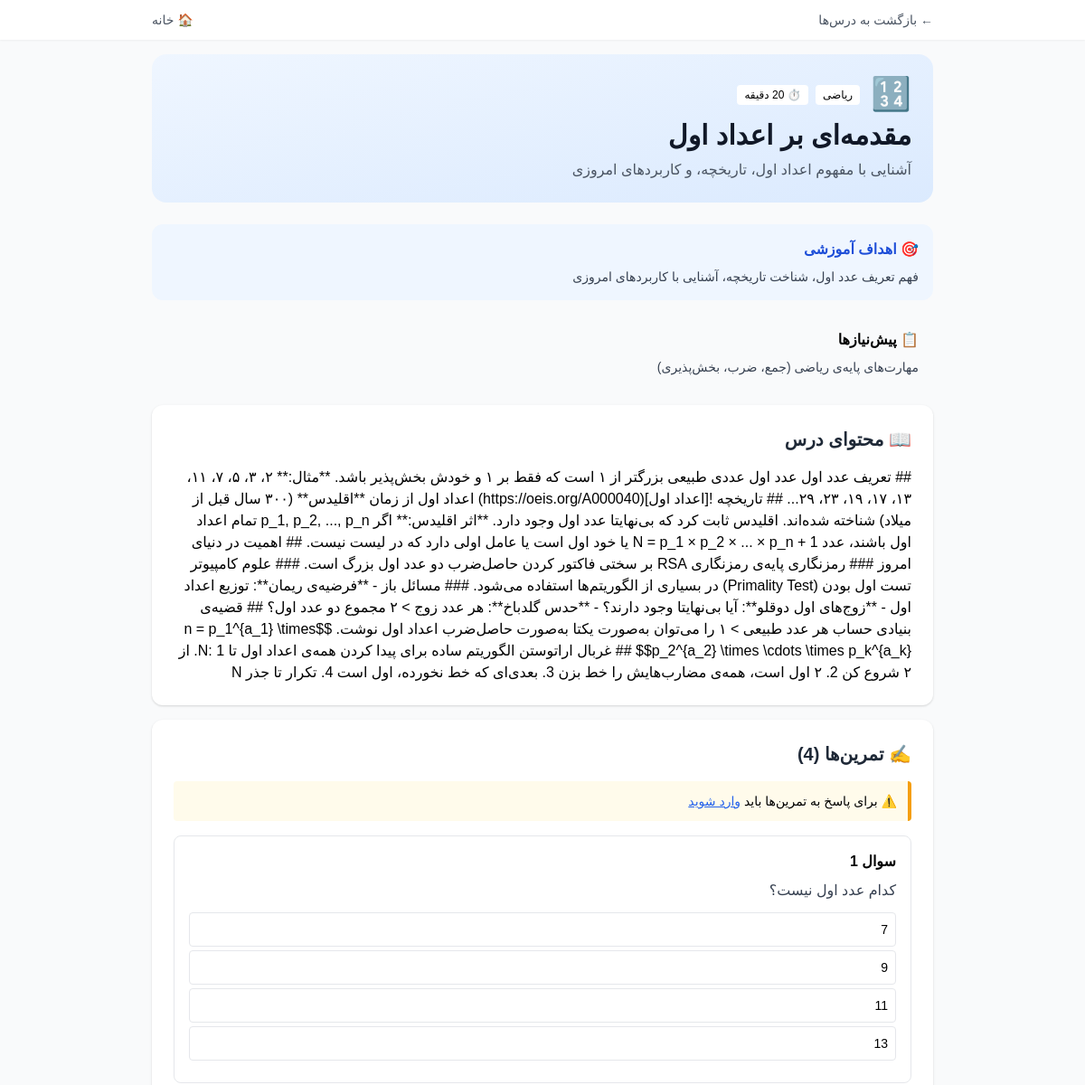
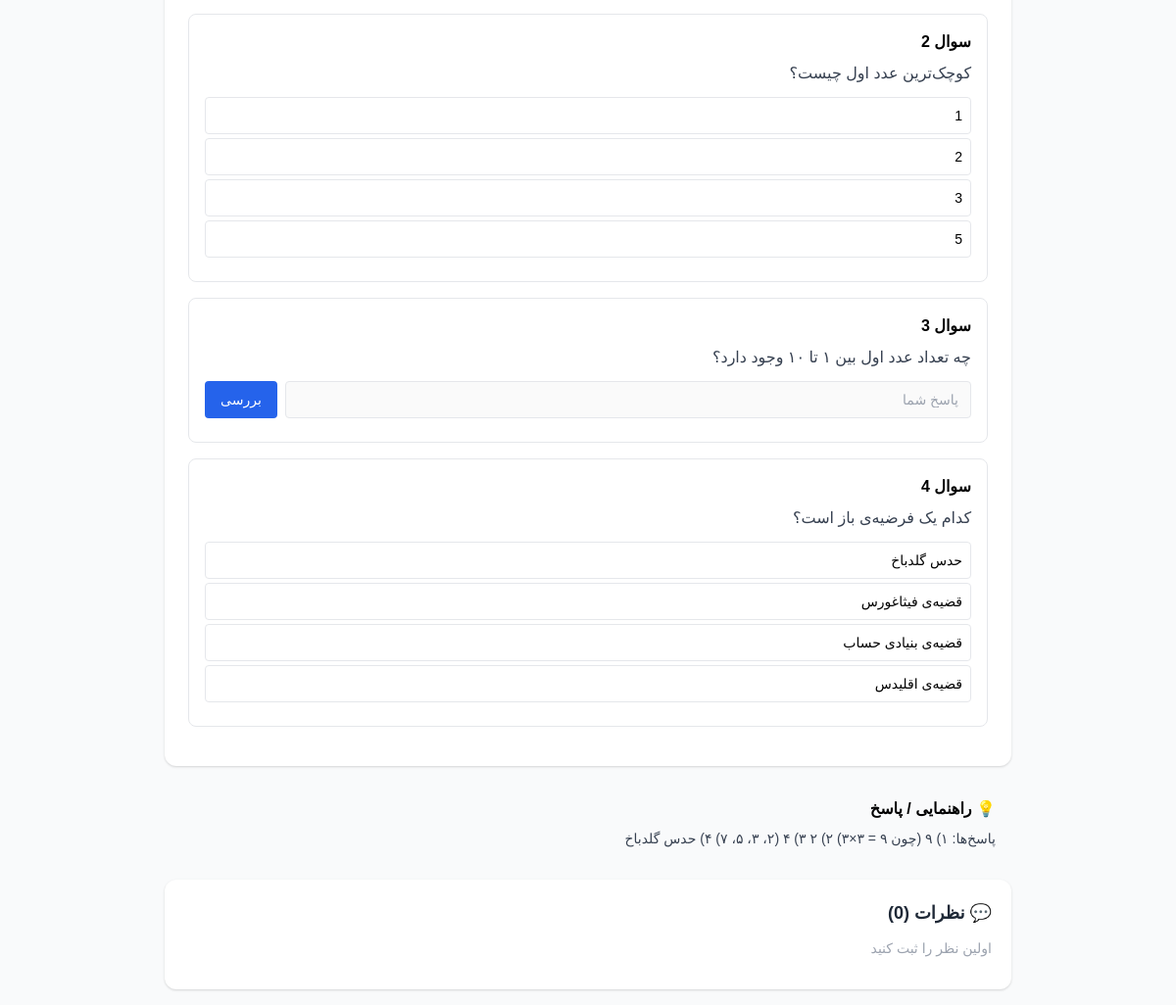
Page /lesson.php?slug=intro-to-primes on the committed database (2 pictures, top to bottom).
### tables this page shows
CREATE TABLE IF NOT EXISTS lessons (
    id INT AUTO_INCREMENT PRIMARY KEY,
    title VARCHAR(500) NOT NULL,
    slug VARCHAR(255) UNIQUE NOT NULL,
    description TEXT,
    content LONGTEXT NOT NULL,
    category ENUM('math','science','medical','pharmacy','physics','computer','general') DEFAULT 'math',
    difficulty ENUM('beginner','intermediate','advanced','expert') DEFAULT 'beginner',
    duration_minutes INT DEFAULT 30,
    prerequisites TEXT,
    learning_objectives TEXT,
    exercises LONGTEXT,
    solution_text LONGTEXT,
    video_url VARCHAR(500),
    is_interactive TINYINT DEFAULT 0,
    interactive_payload LONGTEXT,
    is_published TINYINT DEFAULT 0,
    sort_order INT DEFAULT 0,
    views INT DEFAULT 0,
    completions INT DEFAULT 0,
    rating_avg FLOAT DEFAULT 0,
    rating_count INT DEFAULT 0,
    author_id INT,
    created_at TIMESTAMP DEFAULT CURRENT_TIMESTAMP,
    updated_at TIMESTAMP DEFAULT CURRENT_TIMESTAMP ON UPDATE CURRENT_TIMESTAMP,
    FOREIGN KEY (author_id) REFERENCES users(id) ON DELETE SET NULL
);

### functions.php (called while the page is built, shortened)
<?php
function sanitize($input) {
    return htmlspecialchars(trim($input ?? ''), ENT_QUOTES, 'UTF-8');
}
function sanitize_html($html, $allowed = '<p><br><b><i><strong><em><a><ul><ol><li><code><pre><h2><h3><h4><img><blockquote><span><div><table><tr><td><th><math><mi><mo><mn><msup><msub><mfrac>') {
    $html = preg_replace('/\bon\w+\s*=\s*["\'][^"\']*["\']/i', '', $html);
    $html = preg_replace('/javascript:/i', '', $html);
    $html = preg_replace('/<script\b[^<]*(?:(?!<\/script>)<[^<]*)*<\/script>/i', '', $html);
    $html = preg_replace('/<iframe\b[^<]*(?:(?!<\/iframe>)<[^<]*)*<\/iframe>/i', '', $html);
    return strip_tags($html, $allowed);
}
function is_logged_in() {
    return isset($_SESSION['user_id']);
}
function current_user() {
    if (!is_logged_in()) return null;
}

### lesson.php (the view, shortened to what this page needs)
<?php
require_once __DIR__ . '/functions.php';
$lang = $_GET['lang'] ?? $_COOKIE['lang'] ?? 'fa';
$dir = in_array($lang, ['fa','ar','ur']) ? 'rtl' : 'ltr';
$slug = $_GET['slug'] ?? '';
$pdo = Database::getInstance();
$stmt = $pdo->prepare("SELECT * FROM lessons WHERE slug = ? AND is_published = 1");
$stmt->execute([$slug]);
$lesson = $stmt->fetch();
$pdo->prepare("UPDATE lessons SET views = views + 1 WHERE id = ?")->execute([$lesson['id']]);
$user = current_user();
$exercises = json_decode($lesson['exercises'] ?? '[]', true) ?: [];
$categories = [
    'math' => ['label' => 'ریاضی', 'icon' => '🔢'],
    'physics' => ['label' => 'فیزیک', 'icon' => '⚛️'],
    'medical' => ['label' => 'پزشکی', 'icon' => '⚕️'],
    'pharmacy' => ['label' => 'داروسازی', 'icon' => '💊'],
    'computer' => ['label' => 'کامپیوتر', 'icon' => '💻'],
    'science' => ['label' => 'علوم', 'icon' => '🔬'],
    'general' => ['label' => 'عمومی', 'icon' => '📚'],
];
$cat = $categories[$lesson['category']] ?? $categories['general'];
$comments = [];
try {
    $stmt = $pdo->prepare("SELECT c.*, u.name as user_name FROM comments c JOIN users u ON c.user_id = u.id WHERE c.lesson_id = ? AND c.is_approved = 1 ORDER BY c.created_at");
    $stmt->execute([$lesson['id']]);
    $comments = $stmt->fetchAll();
} catch (Exception $e) {}
?>
<!DOCTYPE html>
<html lang="<?= $lang ?>" dir="<?= $dir ?>">
<head>
    <link href="https://cdn.jsdelivr.net/npm/tailwindcss@2/dist/tailwind.min.css" rel="stylesheet">
    <link rel="stylesheet" href="https://cdn.jsdelivr.net/gh/rastikerdar/vazirmatn@v33.003/Vazirmatn-font-face.css">
</head>
<body class="bg-gray-50 min-h-screen">
<header class="bg-white shadow-sm sticky top-0 z-50">
    <div class="max-w-4xl mx-auto px-4 py-3 flex justify-between">
        <a href="lessons.php" class="text-sm text-gray-600">← بازگشت به درس‌ها</a>
        <a href="index.php" class="text-sm text-gray-600">🏠 خانه</a>
    </div>
</header>
<article class="max-w-4xl mx-auto p-4">
    <div class="bg-gradient-to-br from-<?= $cat['icon']=='⚛️'?'purple':($cat['icon']=='🔢'?'blue':'emerald') ?>-50 to-<?= $cat['icon']=='⚛️'?'purple':($cat['icon']=='🔢'?'blue':'emerald') ?>-100 rounded-2xl p-6 mb-6">
        <div class="flex items-center gap-3 mb-2">
            <span class="text-4xl"><?= $cat['icon'] ?></span>
            <div>
                <span class="text-xs bg-white px-2 py-1 rounded"><?= $cat['label'] ?></span>
                <span class="text-xs bg-white px-2 py-1 rounded mr-1">⏱️ <?= $lesson['duration_minutes'] ?> دقیقه</span>
            </div>
        </div>
        <h1 class="text-3xl font-bold text-gray-900 mb-2"><?= sanitize($lesson['title']) ?></h1>
        <p class="text-gray-600"><?= sanitize($lesson['description']) ?></p>
    </div>
    <?php if ($lesson['learning_objectives']): ?>
    <div class="bg-blue-50 rounded-xl p-4 mb-4">
        <h3 class="font-bold mb-2 text-blue-700">🎯 اهداف آموزشی</h3>
        <div class="text-sm text-gray-700"><?= $lesson['learning_objectives'] ?></div>
    </div>
    <?php endif; ?>
    <?php if ($lesson['prerequisites']): ?>
    <div class="bg-amber-50 rounded-xl p-4 mb-4">
        <h3 class="font-bold mb-2 text-amber-700">📋 پیش‌نیازها</h3>
        <div class="text-sm text-gray-700"><?= $lesson['prerequisites'] ?></div>
    </div>
    <?php endif; ?>
    <div class="bg-white rounded-xl shadow p-6 mb-4">
        <h2 class="text-xl font-bold mb-4 text-gray-800">📖 محتوای درس</h2>
        <div class="lesson-content prose max-w-none">
            <?= sanitize_html($lesson['content']) ?>
        </div>
    </div>
    <?php if (!empty($exercises)): ?>
    <div class="bg-white rounded-xl shadow p-6 mb-4">
        <h2 class="text-xl font-bold mb-4 text-gray-800">✍️ تمرین‌ها (<?= count($exercises) ?>)</h2>
        <?php if (!$user): ?>
        <div class="bg-yellow-50 border-r-4 border-yellow-500 p-3 rounded mb-3 text-sm">
            ⚠️ برای پاسخ به تمرین‌ها باید <a href="auth/phone.php" class="text-blue-600 underline">وارد شوید</a>
        </div>
        <?php endif; ?>
        <?php foreach ($exercises as $i => $ex):
            $type = $ex['type'] ?? 'text';
            $question = $ex['question'] ?? '';
            $answer = $ex['answer'] ?? '';
            $choices = $ex['choices'] ?? [];
        ?>
        <div class="exercise-card" id="ex-<?= $i ?>">
            <h4 class="font-bold mb-2">سوال <?= $i+1 ?></h4>
            <p class="mb-3 text-gray-700"><?= sanitize($question) ?></p>
            <?php if ($type === 'choice' && !empty($choices)): ?>
            <div class="space-y-1">
                <?php foreach ($choices as $j => $choice): ?>
                <button onclick="checkChoice(<?= $i ?>, '<?= htmlspecialchars($choice, ENT_QUOTES) ?>', '<?= htmlspecialchars($answer, ENT_QUOTES) ?>')"
                    class="block w-full text-right p-2 border rounded hover:bg-blue-50 text-sm">
                    <?= sanitize($choice) ?>
                </button>
                <?php endforeach; ?>
            </div>
            <?php else: ?>
            <div class="flex gap-2">
                <input type="text" id="answer-<?= $i ?>" placeholder="پاسخ شما" class="flex-1 px-3 py-2 border rounded text-sm" <?= $user?'':'disabled' ?>>
                <button onclick="checkText(<?= $i ?>, '<?= htmlspecialchars($answer, ENT_QUOTES) ?>')" class="bg-blue-600 text-white px-4 py-2 rounded text-sm" <?= $user?'':'disabled' ?>>بررسی</button>
            </div>
            <?php endif; ?>
        </div>
        <?php endforeach; ?>
    </div>
    <?php endif; ?>
    <?php if ($lesson['solution_text']): ?>
    <div class="bg-emerald-50 rounded-xl p-4 mb-4">
        <h3 class="font-bold mb-2 text-emerald-700">💡 راهنمایی / پاسخ</h3>
        <div class="text-sm text-gray-700"><?= sanitize_html($lesson['solution_text']) ?></div>
    </div>
    <?php endif; ?>
    <div class="bg-white rounded-xl shadow p-5">
        <h2 class="font-bold text-lg mb-3 text-gray-800">💬 نظرات (<?= count($comments) ?>)</h2>
        <?php if (empty($comments)): ?>
        <p class="text-sm text-gray-400 mb-3">اولین نظر را ثبت کنید</p>
        <?php else: foreach ($comments as $c): ?>
        <div class="border-r-2 border-gray-200 pr-3 py-2">
            <div class="font-medium text-sm"><?= sanitize($c['user_name']) ?> <span class="text-xs text-gray-400"><?= date('Y/m/d', strtotime($c['created_at'])) ?></span></div>
            <div class="text-sm text-gray-700"><?= sanitize($c['content']) ?></div>
        </div>
        <?php endforeach; endif; ?>
    </div>
</article>
</body>
</html>

### lesson.php (style rules this page uses)
body { font-family:'Vazirmatn',Tahoma,sans-serif }
.exercise-card { border:1px solid #e5e7eb;border-radius:8px;padding:1em;margin:1em 0 }

### rows in the picture
lessons: category "🔢", category "ریاضی", title "مقدمه‌ای بر اعداد اول", description "آشنایی با مفهوم اعداد اول، تاریخچه، و کاربردهای امروزی", learning_objectives "فهم تعریف عدد اول، شناخت تاریخچه، آشنایی با کاربردهای امروزی", prerequisites "مهارت‌های پایه‌ی ریاضی (جمع، ضرب، بخش‌پذیری)", content "## تعریف عدد اول عدد اول عددی طبیعی بزرگتر از ۱ است که فقط بر ۱ و خودش بخش‌پذیر باشد. **مثال:** ۲، ۳، ۵، ۷، ۱۱، ۱۳، ۱۷، ۱۹، ۲۳، ۲۹... ## تاریخچه ![اعداد اول](https://oeis.org/A000040) اعداد اول از زمان **اقلیدس** (۳۰۰ سال قبل از میلاد) شناخته شده‌اند. اقلیدس ثابت کرد که بی‌نهایتا عدد اول وجود دارد. **اثر اقلیدس:** اگر p_1, p_2, ..., p_n تمام اعداد اول باشند، عدد N = p_1 × p_2 × ... × p_n + 1 یا خود اول است یا عامل اولی دارد که در لیست نیست. ## اهمیت در دنیای امروز ### رمزنگاری پایه‌ی رمزنگاری RSA بر سختی فاکتور کردن حاصل‌ضرب دو عدد اول بزرگ است. ### علوم کامپیوتر تست اول بودن (Primality Test) در بسیاری از الگوریتم‌ها استفاده می‌شود. ### مسائل باز - **فرضیه‌ی ریمان**: توزیع اعداد اول -…", exercises "4", solution_text "پاسخ‌ها: ۱) ۹ (چون ۹ = ۳×۳) ۲) ۲ ۳) ۴ (۲، ۳، ۵، ۷) ۴) حدس گلدباخ"

### other values in the picture
$question "کدام عدد اول نیست؟"
$choice "7"
$choice "9"
$choice "11"
$choice "13"
$question "کوچک‌ترین عدد اول چیست؟"
$choice "1"
$choice "2"
$choice "3"
$choice "5"
$question "چه تعداد عدد اول بین ۱ تا ۱۰ وجود دارد؟"
$question "کدام یک فرضیه‌ی باز است؟"
$choice "حدس گلدباخ"
$choice "قضیه‌ی فیثاغورس"
$choice "قضیه‌ی بنیادی حساب"
